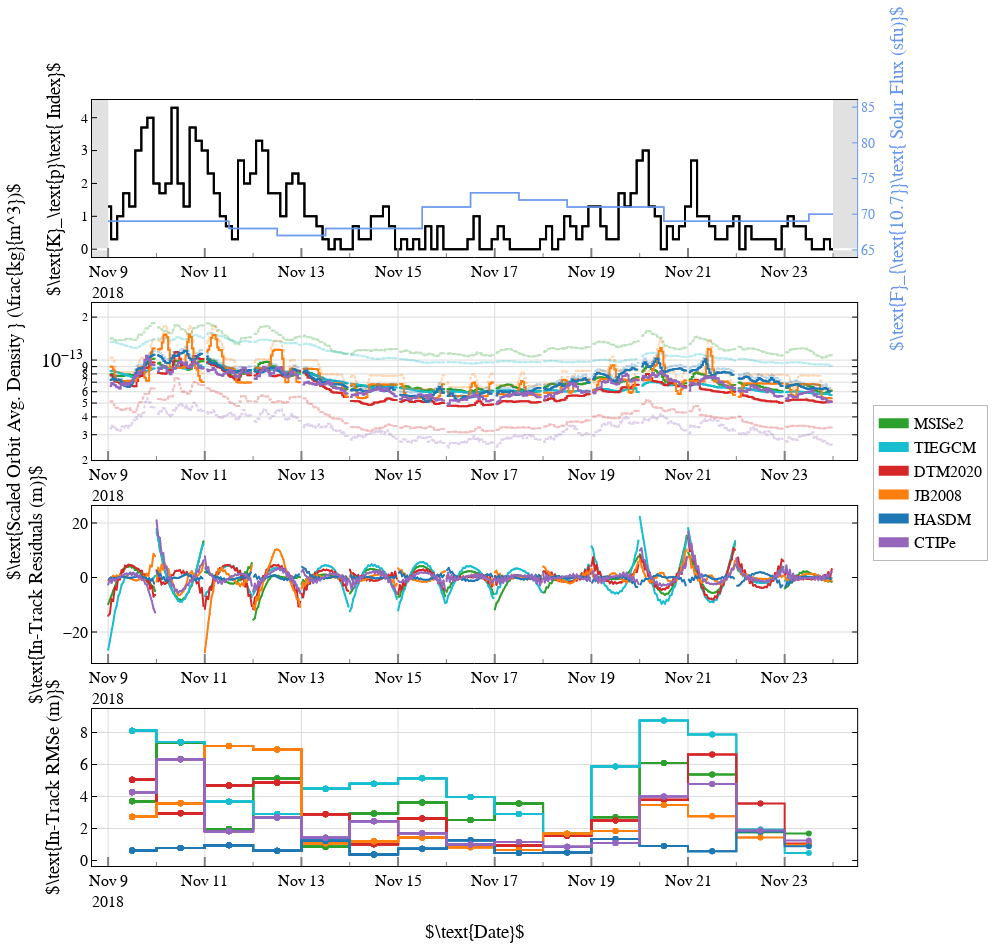

Write notebook code for a chart like this one.
### Code cell
fig = make_subplots(rows=4, cols=1,
#                     subplot_titles=([ ' ', ]),
                    #                     
                    specs=[[ {"secondary_y": True} ],
                           [ {"secondary_y": False} ],
                           [ {"secondary_y": False} ],
                           [ {"secondary_y": False} ]],
                    #
                    vertical_spacing = 0.06,
                    shared_xaxes=True)




# for model in run_dict.keys():
#     fig = plot_all_nokp(fig, Obj[model],  run_dict[model][0] , solar_fluxes, arc_listlist)
for model in run_dict.keys():
    cd_adjusted = run_dict[model][1]
    fig = plot_all_nokp(fig, Obj[model],  run_dict[model][0], cd_adjusted , solar_fluxes, arc_listlist, )

    
#######################################################
font_dict=dict(family='Arial',size=16,color='black')
#######################################################

fig.update_xaxes(showline=True,
             showticklabels=True,
             linecolor='black',
             linewidth=1,
             ### Major ticks
                 ticks='inside',
                 tickfont=font_dict,
                 mirror=True,
                 tickwidth=2,
                 ticklen=9,
                 tickcolor='grey',
                 tick0="2018-11-9" ,
                 dtick=86400000.0*2,    # milliseconds in a day, every 7 days
                 #### Minor Ticks
                 minor=dict(dtick=86400000.0, # milliseconds in a day
                       tickwidth=1,
                       ticklen=4,
                       tickcolor='grey',
                       ticks='inside'),             
                 gridcolor='gainsboro',
                 showgrid=False,
                 layer='above traces',
                 tickangle=0,
                 row=1, col=1)
fig.update_yaxes(title_text=r"$\text{F}_{\text{10.7}}\text{ Solar Flux (sfu)}$", 
                 color='cornflowerblue',
                 range=[64, 86],
                 showline=True,      # add line at x=0
                 linecolor='cornflowerblue',  # line color
                 linewidth=1,        # line size
                 ticks='inside',     # ticks outside axis
                 tickfont=dict(family='sans-serif',size=14,color='cornflowerblue'), # tick label font
                 mirror=False,  # add ticks to top/right axes
                 tickwidth=1,      # tick width
                 tickcolor='cornflowerblue',   # tick color
                 gridcolor='gainsboro',
                 showgrid=False,
                 anchor="x", overlaying="y", side="right",
                 layer='above traces',
                 secondary_y=True, row=1, col=1,)
fig.update_yaxes(title_text=r"$\text{K}_\text{p}\text{ Index}$",
                 secondary_y=False,
                 showline=True,      # add line at x=0
                 linecolor='black',  # line color
                 linewidth=1,        # line size
                 ticks='inside',     # ticks outside axis
                 tickfont=dict(family='sans-serif',size=14,color='black'), # tick label font
                 mirror=False,  # add ticks to top/right axes
                 tickwidth=1,      # tick width
                 tickcolor='black',   # tick color
                 gridcolor='gainsboro',
                 showgrid=False,
                 layer='above traces',
                 row=1, col=1,)
    

for i in [2,3,4]:
    fig.update_xaxes(### LINE at axis border
                      showline=True,
                      showticklabels=True,
                      linecolor='black',
                      linewidth=1,
                     ### Major ticks
                      ticks='inside',
                      tickfont=font_dict,
                      mirror=True,
                      tickwidth=2,
                      ticklen=9,
                      tickcolor='grey',
                      tick0="2018-11-9" ,
                      dtick=86400000.0*2,    # milliseconds in a day, every 7 days
                      #### Minor Ticks
                       minor=dict(
                         dtick=86400000.0, # milliseconds in a day
                         tickwidth=1,
                         ticklen=4,
                         tickcolor='grey',
                         ticks='inside'),
                      ### GRID
                       gridcolor='gainsboro',
                       gridwidth=1,
                       layer='above traces',
                       tickangle=0,
                       row=i, col=1)
    fig.update_yaxes(showline=True,      # add line at x=0
                         showticklabels=True,
                         linecolor='black',  # line color
                         linewidth=1,        # line size
                     ticks='inside',     # ticks outside axis
                     tickfont=font_dict, # tick label font
                     mirror='allticks',  # add ticks to top/right axes
                     tickwidth=1,      # tick width
                     tickcolor='black',  # tick color
                     gridcolor='gainsboro',
                     gridwidth=1,
                     layer='above traces',
                     row=i, col=1)


modelnames=[]
modelcolors = []
#### LEGEND ####
for model in run_dict.keys():
    if model == 'msis2':
        modelnames.append("MSISe2")
        modelcolors.append(col_msis2)

    elif model == 'dtm2020_o':
        modelnames.append("DTM2020")
        modelcolors.append(col_dtm2020)

    elif model == 'jb2008':
        modelnames.append("JB2008")
        modelcolors.append(col_jb2008)

    elif model == 'tiegcm_oc':
        modelnames.append("TIEGCM")
        modelcolors.append(col_tiegcm_oc)

    elif model == 'hasdm_oc':
        modelnames.append("HASDM")
        modelcolors.append(col_hasdm_oc)

    elif model == 'ctipe_oc':
        modelnames.append("CTIPe")
        modelcolors.append(col_ctipe_oc)



df = pd.DataFrame({"starts_colors": modelcolors
                                    })

fig.update_traces(showlegend=False).add_traces(
    [   go.Scattergl(name=modelnames[i], 
               x=[pd.to_datetime( "181107-000000", format='%y%m%d-%H%M%S')],
               mode='lines',
               line = dict(shape = 'hv',  width=10),
               marker_color=c, 
               showlegend=True)
        for i,c in enumerate((df.loc[:,["starts_colors"]].values.ravel()))])

fig.update_layout(legend=dict(
    yanchor="middle",
    y=0.5,
    xanchor="center",
    x=1.03,
#     x=1.015,
        font=font_dict      ,
        bgcolor="white",
        bordercolor="darkgrey",
        borderwidth=0.8,
    )  )

fig.update_layout(
#                   title = '',
                  autosize=False,    width=1000,    height=950,
                  legend= {'itemsizing': 'trace'},
                  font=font_dict,
                  plot_bgcolor='white', 
                 )
fig.update_annotations(font_size=14)  # Increase size of subplot title

fig.show(render='jpg',
         config=config)

### pio.write_image(fig, plots_dir+'twoweek_fullresult.pdf')

# pio.write_image(fig, plots_dir+'ScaledCD_density_and_metrics.jpg', scale=3)
